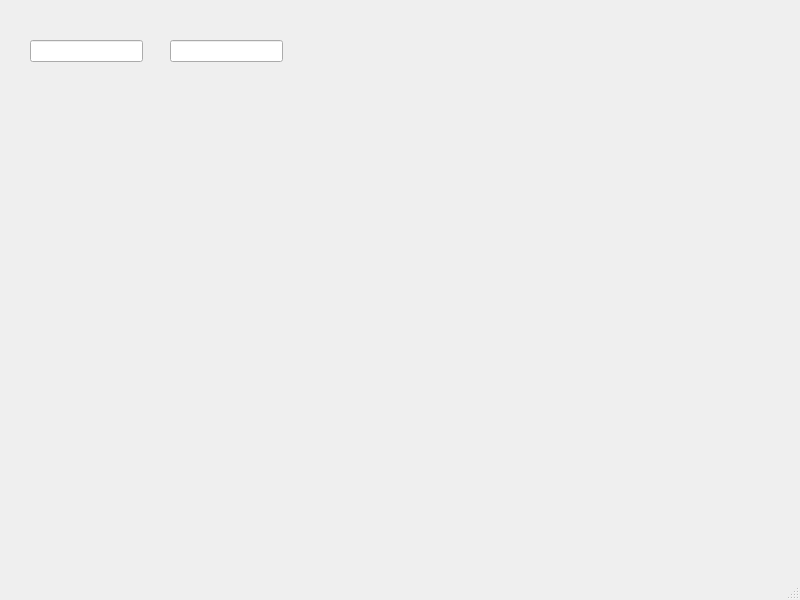
<?xml version="1.0" encoding="UTF-8"?>
<ui version="4.0">
 <class>MainWindow</class>
 <widget class="QMainWindow" name="MainWindow">
  <property name="geometry">
   <rect>
    <x>0</x>
    <y>0</y>
    <width>800</width>
    <height>600</height>
   </rect>
  </property>
  <property name="windowTitle">
   <string>MainWindow</string>
  </property>
  <widget class="QWidget" name="centralwidget">
   <widget class="QLineEdit" name="lineEdit">
    <property name="geometry">
     <rect>
      <x>30</x>
      <y>40</y>
      <width>113</width>
      <height>22</height>
     </rect>
    </property>
   </widget>
   <widget class="QLineEdit" name="lineEdit_2">
    <property name="geometry">
     <rect>
      <x>170</x>
      <y>40</y>
      <width>113</width>
      <height>22</height>
     </rect>
    </property>
   </widget>
  </widget>
  <widget class="QMenuBar" name="menubar">
   <property name="geometry">
    <rect>
     <x>0</x>
     <y>0</y>
     <width>800</width>
     <height>26</height>
    </rect>
   </property>
  </widget>
  <widget class="QStatusBar" name="statusbar"/>
 </widget>
 <resources/>
 <connections/>
</ui>
